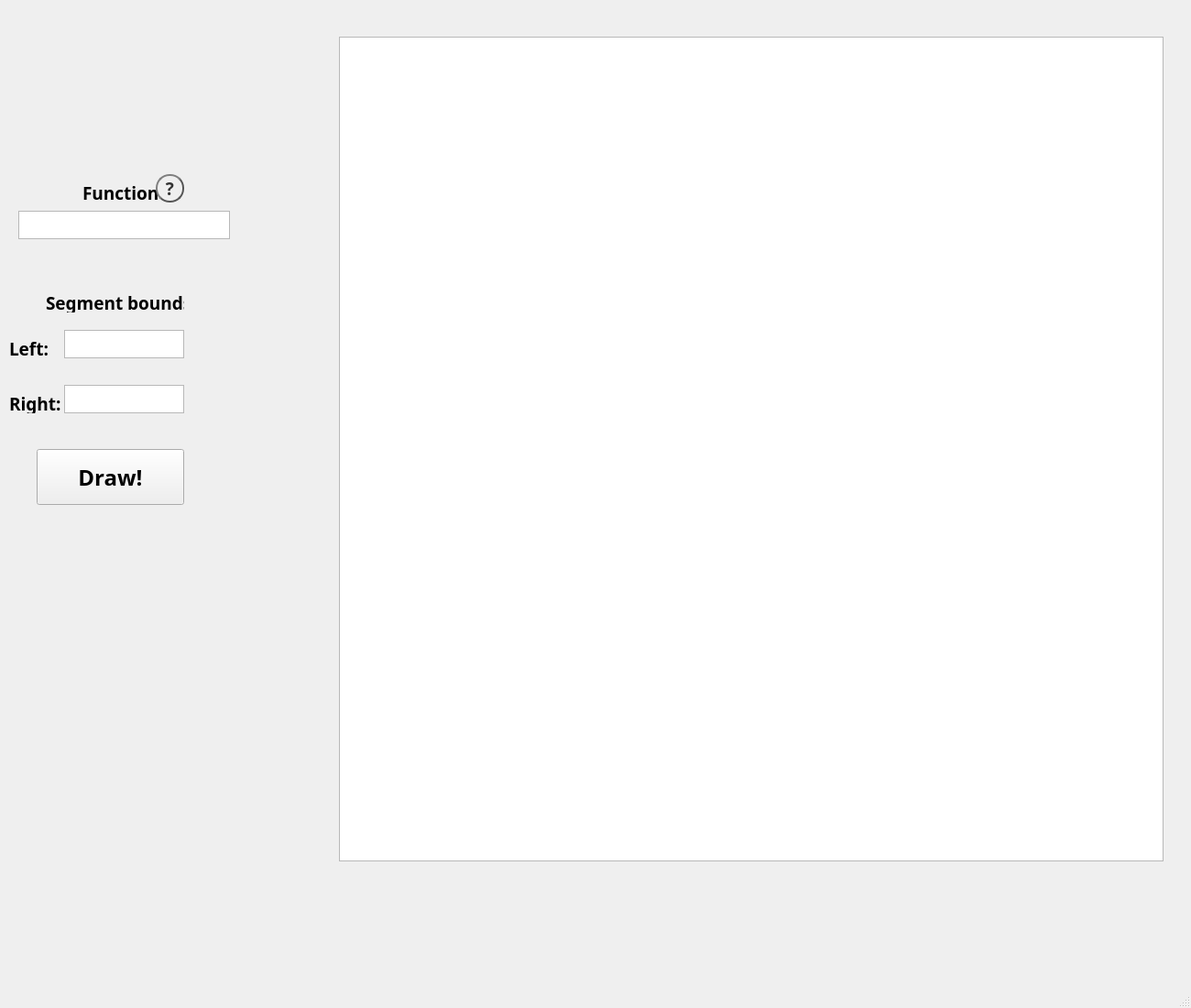
<?xml version="1.0" encoding="UTF-8"?>
<ui version="4.0">
 <class>MainWindow</class>
 <widget class="QMainWindow" name="MainWindow">
  <property name="geometry">
   <rect>
    <x>0</x>
    <y>0</y>
    <width>1300</width>
    <height>1100</height>
   </rect>
  </property>
  <property name="windowTitle">
   <string>MainWindow</string>
  </property>
  <widget class="QWidget" name="centralwidget">
   <widget class="QGraphicsView" name="plot_picture_box">
    <property name="geometry">
     <rect>
      <x>370</x>
      <y>40</y>
      <width>900</width>
      <height>900</height>
     </rect>
    </property>
   </widget>
   <widget class="QPushButton" name="action_button">
    <property name="geometry">
     <rect>
      <x>40</x>
      <y>490</y>
      <width>161</width>
      <height>61</height>
     </rect>
    </property>
    <property name="font">
     <font>
      <family>Manjari</family>
      <pointsize>18</pointsize>
      <weight>75</weight>
      <bold>true</bold>
     </font>
    </property>
    <property name="text">
     <string>Draw!</string>
    </property>
   </widget>
   <widget class="QTextEdit" name="left_bound_text_box">
    <property name="geometry">
     <rect>
      <x>70</x>
      <y>360</y>
      <width>131</width>
      <height>31</height>
     </rect>
    </property>
   </widget>
   <widget class="QTextEdit" name="right_bound_text_box">
    <property name="geometry">
     <rect>
      <x>70</x>
      <y>420</y>
      <width>131</width>
      <height>31</height>
     </rect>
    </property>
   </widget>
   <widget class="QGraphicsView" name="y_axis_picture_box">
    <property name="geometry">
     <rect>
      <x>280</x>
      <y>40</y>
      <width>91</width>
      <height>901</height>
     </rect>
    </property>
    <property name="autoFillBackground">
     <bool>false</bool>
    </property>
    <property name="styleSheet">
     <string notr="true">background: transparent;</string>
    </property>
   </widget>
   <widget class="QGraphicsView" name="x_axis_picture_box">
    <property name="geometry">
     <rect>
      <x>370</x>
      <y>940</y>
      <width>900</width>
      <height>51</height>
     </rect>
    </property>
    <property name="styleSheet">
     <string notr="true">background: transparent;</string>
    </property>
   </widget>
   <widget class="QLabel" name="left_bound_label">
    <property name="geometry">
     <rect>
      <x>10</x>
      <y>370</y>
      <width>51</width>
      <height>21</height>
     </rect>
    </property>
    <property name="font">
     <font>
      <family>Manjari</family>
      <pointsize>14</pointsize>
      <weight>75</weight>
      <bold>true</bold>
     </font>
    </property>
    <property name="text">
     <string>Left:</string>
    </property>
   </widget>
   <widget class="QLabel" name="right_bound_label">
    <property name="geometry">
     <rect>
      <x>10</x>
      <y>430</y>
      <width>67</width>
      <height>21</height>
     </rect>
    </property>
    <property name="font">
     <font>
      <family>Manjari</family>
      <pointsize>14</pointsize>
      <weight>75</weight>
      <bold>true</bold>
     </font>
    </property>
    <property name="text">
     <string>Right:</string>
    </property>
   </widget>
   <widget class="QLabel" name="enter_bounds_label">
    <property name="geometry">
     <rect>
      <x>50</x>
      <y>320</y>
      <width>151</width>
      <height>21</height>
     </rect>
    </property>
    <property name="font">
     <font>
      <family>Manjari</family>
      <pointsize>14</pointsize>
      <weight>75</weight>
      <bold>true</bold>
     </font>
    </property>
    <property name="text">
     <string>Segment bounds</string>
    </property>
   </widget>
   <widget class="QTextEdit" name="function_text_box">
    <property name="geometry">
     <rect>
      <x>20</x>
      <y>230</y>
      <width>231</width>
      <height>31</height>
     </rect>
    </property>
   </widget>
   <widget class="QLabel" name="function_label">
    <property name="geometry">
     <rect>
      <x>90</x>
      <y>200</y>
      <width>91</width>
      <height>21</height>
     </rect>
    </property>
    <property name="font">
     <font>
      <family>Manjari</family>
      <pointsize>14</pointsize>
      <weight>75</weight>
      <bold>true</bold>
     </font>
    </property>
    <property name="text">
     <string>Function</string>
    </property>
   </widget>
   <widget class="QPushButton" name="help_button">
    <property name="geometry">
     <rect>
      <x>170</x>
      <y>190</y>
      <width>31</width>
      <height>31</height>
     </rect>
    </property>
    <property name="font">
     <font>
      <family>Manjari</family>
      <pointsize>14</pointsize>
      <weight>75</weight>
      <bold>true</bold>
     </font>
    </property>
    <property name="styleSheet">
     <string notr="true">QPushButton {
    color: #333;
    border: 2px solid #555;
    border-radius: 15px;
    border-style: outset;
    background: qradialgradient(
        cx: 0.3, cy: -0.4, fx: 0.3, fy: -0.4,
        radius: 1.35, stop: 0 #fff, stop: 1 #888
        );
    padding: 5px;
    }

QPushButton:hover {
    background: qradialgradient(
        cx: 0.3, cy: -0.4, fx: 0.3, fy: -0.4,
        radius: 1.35, stop: 0 #fff, stop: 1 #bbb
        );
    }

QPushButton:pressed {
    border-style: inset;
    background: qradialgradient(
        cx: 0.4, cy: -0.1, fx: 0.4, fy: -0.1,
        radius: 1.35, stop: 0 #fff, stop: 1 #ddd
        );
    }</string>
    </property>
    <property name="text">
     <string>?</string>
    </property>
   </widget>
  </widget>
  <widget class="QMenuBar" name="menubar">
   <property name="geometry">
    <rect>
     <x>0</x>
     <y>0</y>
     <width>1300</width>
     <height>22</height>
    </rect>
   </property>
  </widget>
  <widget class="QStatusBar" name="statusbar"/>
 </widget>
 <resources/>
 <connections/>
</ui>
